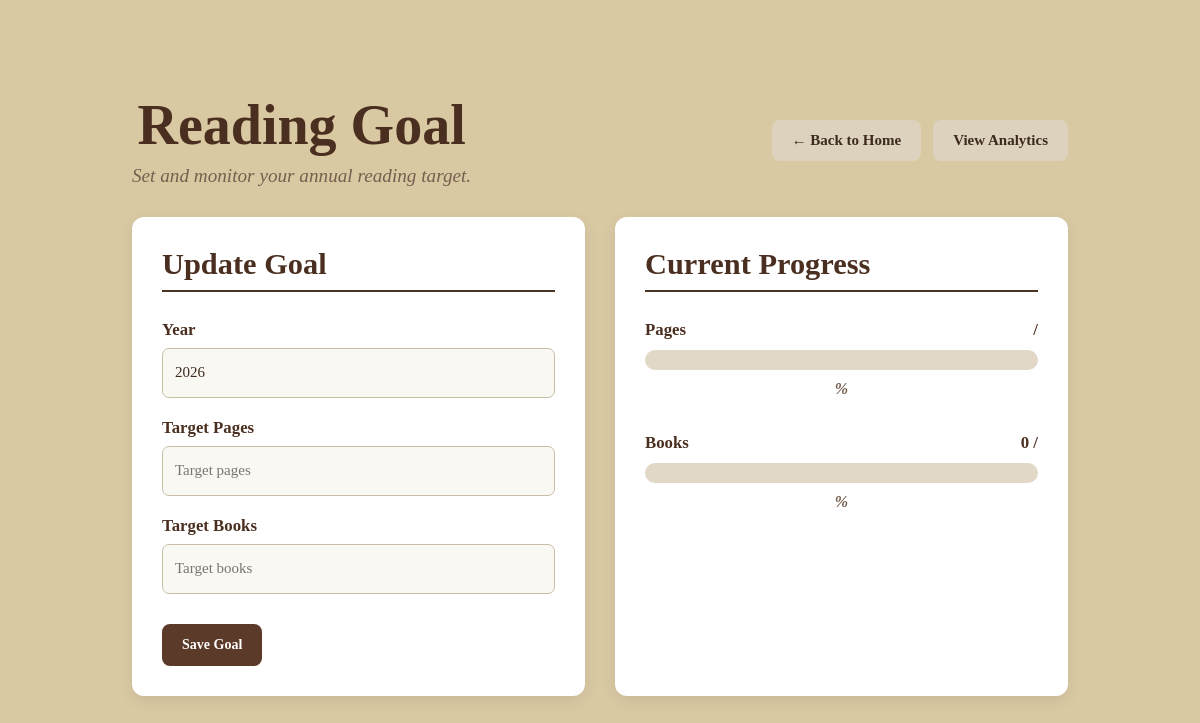
The page /reading-goal/ (signed in) on the database as committed earlier.
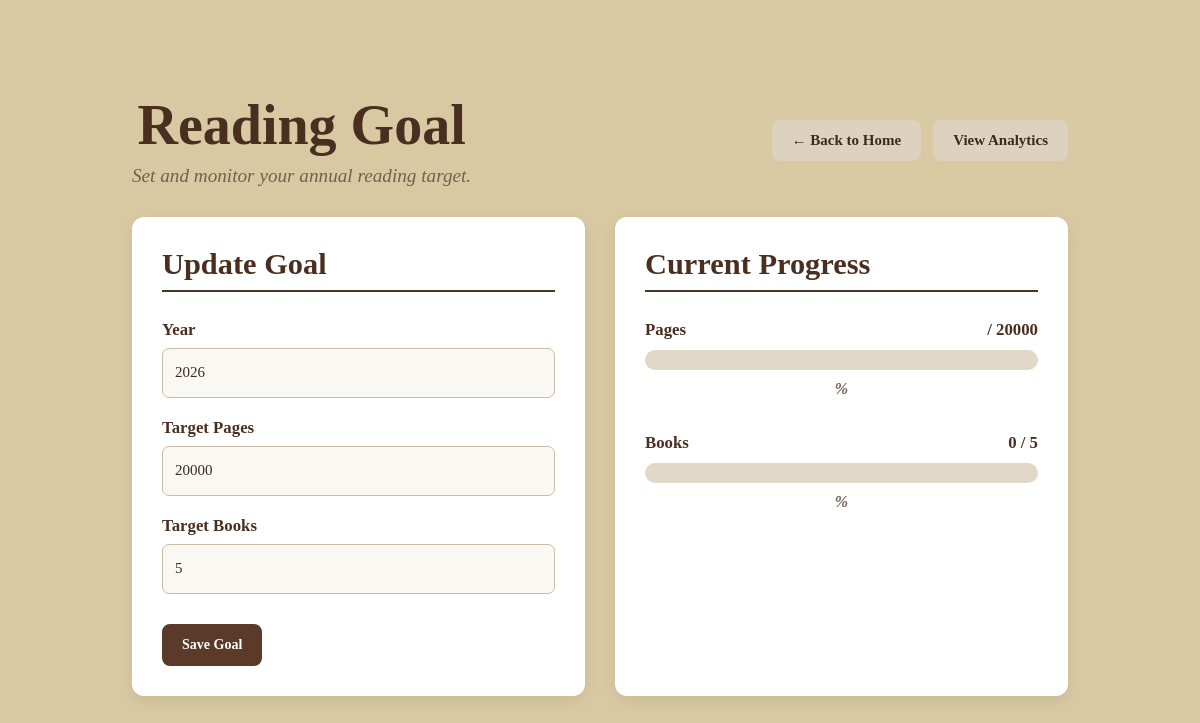
The same page on the database as committed later.
### catalog/models.py (models this page shows, shortened)
class ReadingGoal(models.Model):
    goal_id = models.AutoField(
        primary_key=True
    )
    user = models.ForeignKey(
        settings.AUTH_USER_MODEL,
        on_delete=models.CASCADE,
        related_name="reading_goals"
    )
    year = models.PositiveIntegerField()
    target_numpages = models.PositiveIntegerField(
        validators=[
            MinValueValidator(1)
        ]
    )
    target_numbooks = models.PositiveIntegerField(
        validators=[
            MinValueValidator(1)
        ]
    )
    class Meta:
        constraints = [
            models.UniqueConstraint(
                fields=["user", "year"],
                name="unique_reading_goal_per_user_year"
            )
        ]

### catalog/views.py (the view)
# urls.py: path('reading-goal/', views.reading_goal, name='reading_goal'),
@login_required
def reading_goal(request):
    current_year = timezone.localdate().year
    goal = ReadingGoal.objects.filter(
        user=request.user,
        year=current_year
    ).first()
    if request.method == "POST":
        if goal:
            form = ReadingGoalForm(
                request.POST,
                instance=goal
            )
        else:
            form = ReadingGoalForm(
                request.POST
            )
        if form.is_valid():
            reading_goal_obj = form.save(
                commit=False
            )
            reading_goal_obj.user = request.user
            reading_goal_obj.save()
            messages.success(
                request,
                "Reading goal saved successfully."
            )
            return redirect(
                "reading_goal"
            )
    else:
        if goal:
            form = ReadingGoalForm(
                instance=goal
            )
        else:
            form = ReadingGoalForm(
                initial={
                    "year": current_year
                }
            )
    logs = ReadingLog.objects.filter(
        user=request.user,
        log_date__year=current_year
    )
    total_pages = logs.aggregate(
        total=Sum("pages_read")
    )["total"] or 0
    completed_books = ShelfBook.objects.filter(
        shelf__user=request.user,
        reading_status="finished"
    ).values(
        "book"
    ).distinct().count()
    pages_progress = 0
    books_progress = 0
    if goal:
        pages_progress = min(
            round(
                (total_pages / goal.target_numpages) * 100
            ),
            100
        )
        books_progress = min(
            round(
                (completed_books / goal.target_numbooks) * 100
            ),
            100
        )
    return render(
        request,
        "catalog/reading_goal.html",
        {
            "form": form,
            "goal": goal,
            "current_year": current_year,
            "total_pages": total_pages,
            "completed_books": completed_books,
            "pages_progress": pages_progress,
            "books_progress": books_progress,
        }
    )

### catalog/forms.py (shortened to what this page needs)
class ReadingGoalForm(forms.ModelForm):
    class Meta:
        model = ReadingGoal
        fields = [
            "year",
            "target_numpages",
            "target_numbooks",
        ]
        widgets = {
            "year": forms.NumberInput(
                attrs={
                    "min": 2000
                }
            ),
            "target_numpages": forms.NumberInput(
                attrs={
                    "min": 1,
                    "placeholder": "Target pages"
                }
            ),
            "target_numbooks": forms.NumberInput(
                attrs={
                    "min": 1,
                    "placeholder": "Target books"
                }
            ),
        }

### catalog/templates/catalog/reading_goal.html (shortened to what this page needs)
<!DOCTYPE html>
<html lang="en">
<head>
    {% load static %}
    <link
        rel="stylesheet"
        href="{% static 'catalog/style.css' %}"
    >
    <link
        rel="stylesheet"
        href="{% static 'catalog/reading_goal.css' %}"
    >
    <link
        rel="stylesheet"
        href="{% static 'catalog/reading_log.css' %}"
    >
</head>
<body>
    <div class="reading-container">
<div class="page-header">
    <div>
        <h1>{{ year }} Reading Goal</h1>
        <p>Set and monitor your annual reading target.</p>
    </div>
    <div class="header-buttons">
        <a href="{% url 'index' %}" class="secondary-btn">
            ← Back to Home
        </a>
        <a href="{% url 'analytics_dashboard' %}" class="secondary-btn">
            View Analytics
        </a>
    </div>
</div>
        <div class="goal-grid">
            <div class="goal-card">
                <h2>
                    Update Goal
                </h2>
                <form method="POST">
                    <div class="form-group">
                        <label
                            for="{{ form.year.id_for_label }}"
                        >
                            Year
                        </label>
                        {{ form.year }}
                    </div>
                    <div class="form-group">
                        <label
                            for="{{ form.target_numpages.id_for_label }}"
                        >
                            Target Pages
                        </label>
                        {{ form.target_numpages }}
                    </div>
                    <div class="form-group">
                        <label
                            for="{{ form.target_numbooks.id_for_label }}"
                        >
                            Target Books
                        </label>
                        {{ form.target_numbooks }}
                    </div>
                    <button
                        type="submit"
                        class="primary-btn"
                    >
                        Save Goal
                    </button>
                </form>
            </div>
            <div class="goal-card">
                <h2>
                    Current Progress
                </h2>
                <div class="progress-section">
                    <div class="progress-label">
                        <span>
                            Pages
                        </span>
                        <span>
                            /
                            {{ goal.target_numpages }}
                        </span>
                    </div>
                    <div class="progress-bar">
                    </div>
                    <p>
                        {{ page_percentage|floatformat:1 }}%
                    </p>
                </div>
                <div class="progress-section">
                    <div class="progress-label">
                        <span>
                            Books
                        </span>
                        <span>
                            {{ completed_books }}
                            /
                            {{ goal.target_numbooks }}
                        </span>
                    </div>
                    <div class="progress-bar">
                    </div>
                    <p>
                        {{ book_percentage|floatformat:1 }}%
                    </p>
                </div>
            </div>
        </div>
    </div>
</body>
</html>

Rows that differ between the two databases and show on the page:
added ReadingGoal: year "2026", target_numpages "20000", target_numbooks "5"
Other text that changed with them:
form field year: "2026" → (not shown)
